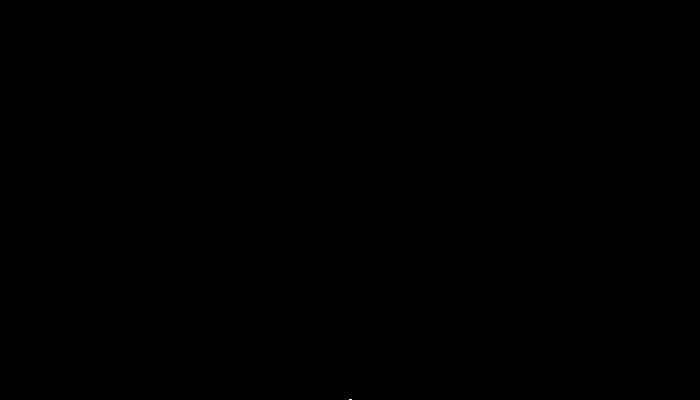
Frame 1 (no input)
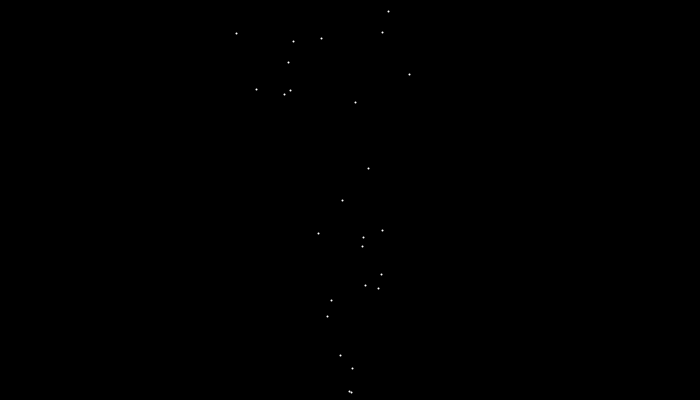
Frame 60 (the mouse pressed at the canvas centre just before this capture)
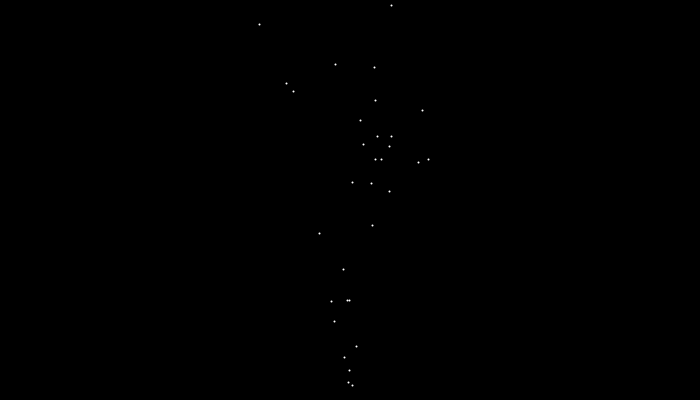
Frame 120 (the mouse held since frame 60 and released just before this capture)

The Processing sketch that drew these frames (run headless with seeded random() and noise(); from frame 60 on, the mouse is pressed at the canvas centre):

// Processing sketch: processing_35823
// ── processing_35823.pde

int NUM = 40;
PVector[] pos;
PVector[] vel;
int[] ttl;

void setup() {
    size(700,400);
    frameRate(25);

    pos = new PVector[NUM];
    vel = new PVector[NUM];
    ttl = new int[NUM];
    for( int i = 0; i < NUM; i++) {
        pos[i] = new PVector(0,0);
        if (i < NUM/2) {
            vel[i] = new PVector(random(-2,2), random(-10,-5));
            ttl[i] = int(random(50,100));
        } else {
            vel[i] = new PVector(0,0);
            ttl[i] = int(random(0,50));
        }
    }
}

void draw() {
    background(0);
    stroke(255);
    strokeWeight(2);

    for( int i = 0; i < NUM; i++) {
        point( pos[i].x + width/2, pos[i].y + height );
    }

    for( int i = 0; i < NUM; i++) {
        pos[i].add( vel[i] );
        ttl[i]--;
        if (ttl[i] < 0) {
            vel[i] = new PVector(random(-2,2), random(-10,-5));
            pos[i] = new PVector(0,0);
            ttl[i] = int(random(50,100));
        }
    }
}
